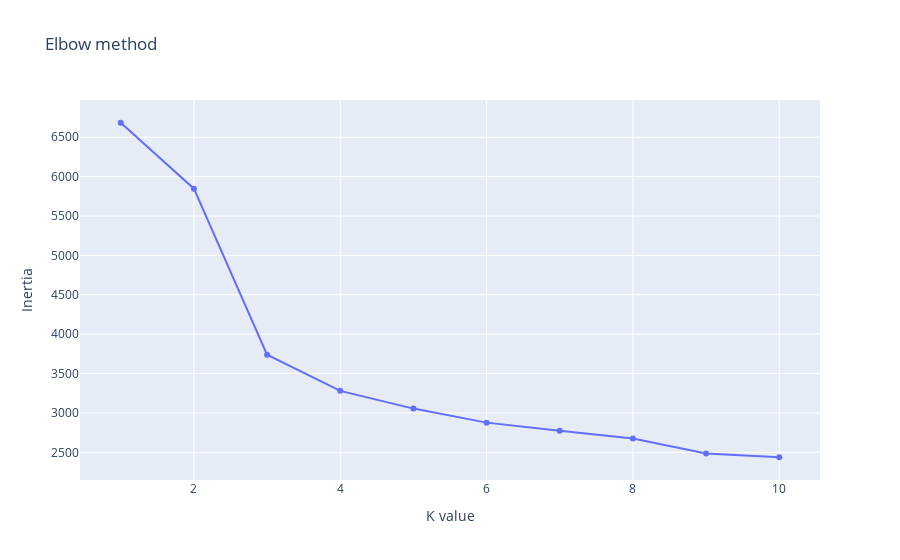

Notebook source saved alongside this figure:
### Code cell
fig = go.Figure()
k_values = list(range(1,11))
elbow = []
for k in k_values:
    kmeans_model = KMeans(n_clusters=k)
    kmeans_model.fit(kmeans_standar)
    elbow.append(kmeans_model.inertia_)

fig.add_trace(
    go.Scatter(
        x = k_values,
        y =elbow
    )
)
fig.update_layout(
    title = "Elbow method",
    xaxis = dict(
        title = "K value"
    ),
    yaxis = dict(
        title = "Inertia"
    )
)

fig.show()

### Figure 1 — Plotly figure (JSON) as saved in the notebook; plotly's stock layout.template omitted (floating-point values rounded to 4 significant figures)
{"data": [{"type": "scatter", "x": [1, 2, 3, 4, 5, 6, 7, 8, 9, 10], "y": [6684, 5847.0, 3740.0, 3281.0, 3055.0, 2877.0, 2774.0, 2677.0, 2486.0, 2438.0]}], "layout": {"title": {"text": "Elbow method"}, "xaxis": {"title": {"text": "K value"}}, "yaxis": {"title": {"text": "Inertia"}}}}
